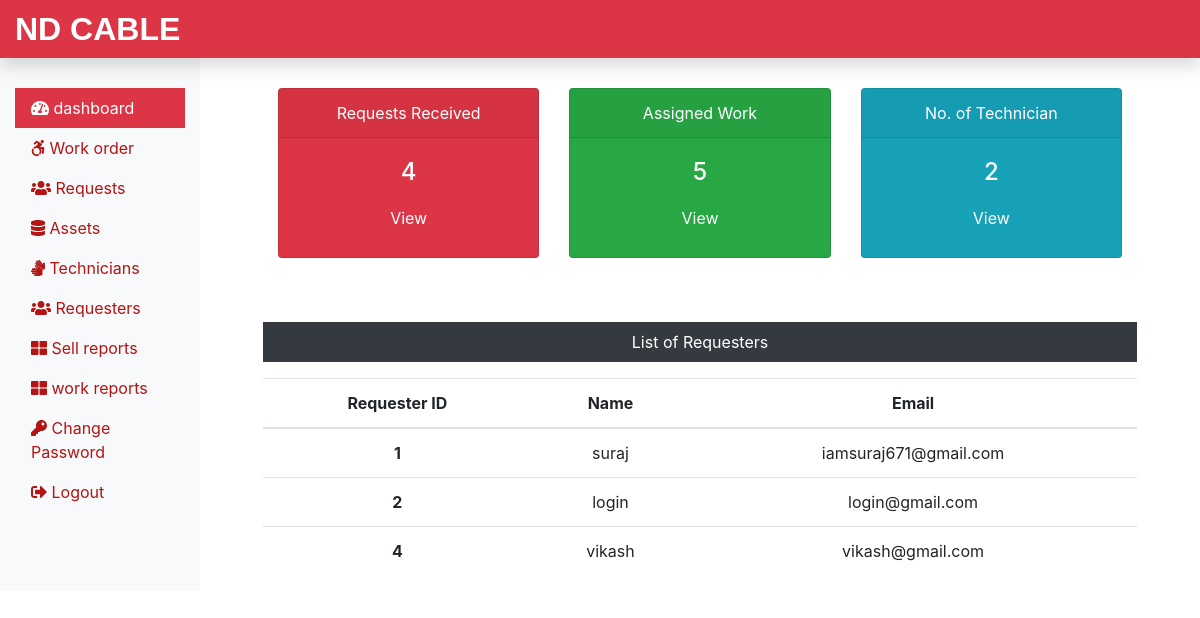
The page /Admin/dashboard.php (signed in) on the database its author committed.
### tables this page shows
CREATE TABLE `requester` (
  `r_login_id` int(11) NOT NULL,
  `r_name` varchar(60) NOT NULL,
  `r_email` varchar(60) NOT NULL,
  `r_password` varchar(60) NOT NULL
);

### Admin/dashboard.php (the view, shortened to what this page needs)
<?php
include('includes/header.php');
include('../dbConnection.php');
 $sql = "SELECT max(request_id) FROM submitrequest";
 $result = $conn->query($sql);
 $row = mysqli_fetch_row($result);
 $submitrequest = $row[0];
 $sql = "SELECT max(request_id) FROM assignwork";
 $result = $conn->query($sql);
 $row = mysqli_fetch_row($result);
 $assignwork = $row[0];
 $sql = "SELECT * FROM emp_tb";
 $result = $conn->query($sql);
 $totaltech = $result->num_rows;
?>
   <div class="col-sm-9 col-md-10">
  <div class="row mx-5 text-center">
    <div class="col-sm-4 mt-5">
      <div class="card text-white bg-danger mb-3" style="max-width: 18rem;">
        <div class="card-header">Requests Received</div>
        <div class="card-body">
          <h4 class="card-title">
            <?php echo $submitrequest; ?>
          </h4>
          <a class="btn text-white" href="request.php">View</a>
        </div>
      </div>
    </div>
    <div class="col-sm-4 mt-5">
      <div class="card text-white bg-success mb-3" style="max-width: 18rem;">
        <div class="card-header">Assigned Work</div>
        <div class="card-body">
          <h4 class="card-title">
            <?php echo $assignwork; ?>
          </h4>
          <a class="btn text-white" href="work.php">View</a>
        </div>
      </div>
    </div>
    <div class="col-sm-4 mt-5">
      <div class="card text-white bg-info mb-3" style="max-width: 18rem;">
        <div class="card-header">No. of Technician</div>
        <div class="card-body">
          <h4 class="card-title">
            <?php echo $totaltech; ?>
          </h4>
          <a class="btn text-white" href="technician.php">View</a>
        </div>
      </div>
    </div>
  </div>
  <div class="mx-5 mt-5 text-center">
    <p class=" bg-dark text-white p-2">List of Requesters</p>
    <?php
    $sql = "SELECT * FROM requester";
    $result = $conn->query($sql);
    if($result->num_rows > 0){
 echo '<table class="table">
  <thead>
   <tr>
    <th scope="col">Requester ID</th>
    <th scope="col">Name</th>
    <th scope="col">Email</th>
   </tr>
  </thead>
  <tbody>';
  while($row = $result->fetch_assoc()){
   echo '<tr>';
    echo '<th scope="row">'.$row["r_login_id"].'</th>';
    echo '<td>'. $row["r_name"].'</td>';
    echo '<td>'.$row["r_email"].'</td>';
  }
 echo '</tbody>
 </table>';
} else {
  echo "0 Result";
}
?>
  </div>
</div>
</div>
</div>
<?php
include('includes/footer.php');
?>

### css/custom.css (style rules this page uses)
a { color: rgb(179, 20, 20); }

### rows shown on the page
requester: r_login_id "1", r_name "suraj", r_email "iamsuraj671@gmail.com"
requester: r_login_id "2", r_name "login", r_email "login@gmail.com"
requester: r_login_id "4", r_name "vikash", r_email "vikash@gmail.com"

### other values the page prints
$submitrequest "4"
$assignwork "5"
$totaltech "2"
